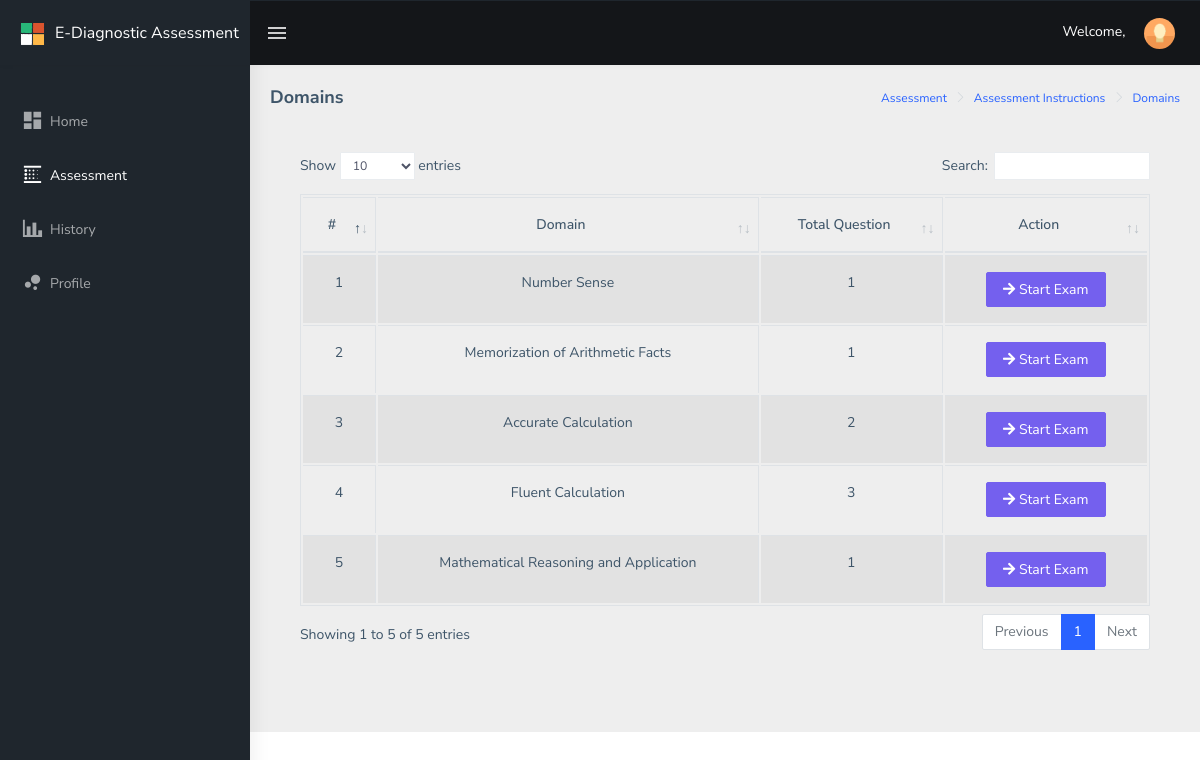
The page /public/main/student/assessment/domains/index.php on the database as committed earlier.
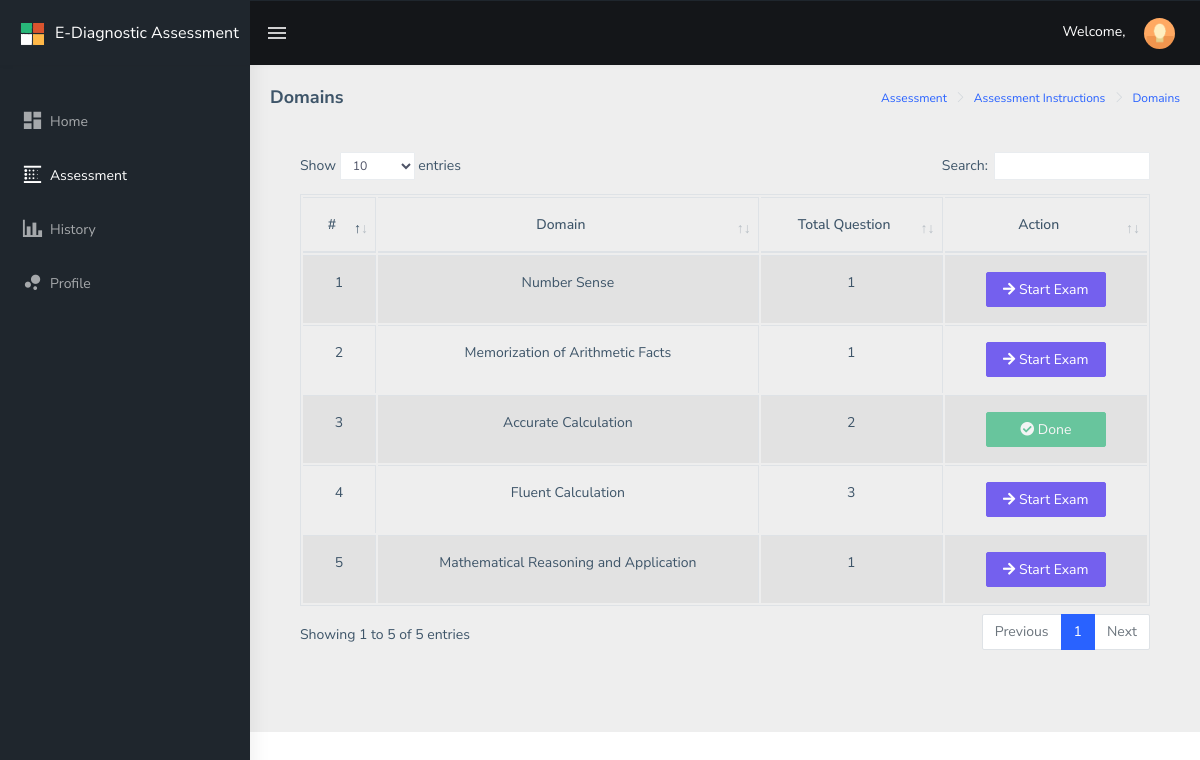
The same page on the database as committed later.
### tables this page shows
CREATE TABLE `drxassessment_assessment_domains` (
  `drxassessment_id` int(11) NOT NULL,
  `drxassessment_domain_name` text NOT NULL,
  `drxassessment_question_total` int(55) NOT NULL,
  `drxassessment_status` int(1) NOT NULL,
  `drxassessment_created_at` datetime NOT NULL DEFAULT CURRENT_TIMESTAMP
);

### public/main/student/assessment/domains/index.php (the view, shortened to what this page needs)
<?php
include("../../../../../config/common/asdasf9z09x0c90zx90123.php");
if (!empty($_SESSION['drxassessmentname'])) {
    $drxassessmentname = $_SESSION['drxassessmentname'];
} else {
    $drxassessmentname = "";
}
?>
<!DOCTYPE html>
<html dir="ltr" lang="en">
<head>
    <link href="../../../../assets/libs/flot/css/float-chart.css" rel="stylesheet">
    <link href="../../../../dist/css/style.min.css" rel="stylesheet">
    <link href="../../../../assets/libs/datatables.net-bs4/css/dataTables.bootstrap4.css" rel="stylesheet">
</head>
<body>
    <div id="main-wrapper">
        <header class="topbar" data-navbarbg="skin5">
            <nav class="navbar top-navbar navbar-expand-md navbar-dark">
                <div class="navbar-header" data-logobg="skin5">
                    <a class="navbar-brand" href="../../../../main/teacher">
                        <b class="logo-icon p-l-10">
                            <img src="../../../../assets/images/logo-icon.png" alt="homepage" class="light-logo" />
                        </b>
                        <span class="logo-text">
                             <span style="font-size: 16px;">E-Diagnostic Assessment</span>
                        </span>
                    </a>
                </div>
                <div class="navbar-collapse collapse" id="navbarSupportedContent" data-navbarbg="skin5">
                    <ul class="navbar-nav float-left mr-auto">
                        <li class="nav-item d-none d-md-block"><a class="nav-link sidebartoggler waves-effect waves-light" href="javascript:void(0)" data-sidebartype="mini-sidebar"><i class="mdi mdi-menu font-24"></i></a></li>
                    </ul>
                    <ul class="navbar-nav float-right">
                        <li class="nav-item dropdown">
                          <span style="color: #fff;">Welcome, <?php echo $drxassessmentname; ?></span>
                            <a class="nav-link dropdown-toggle text-muted waves-effect waves-dark pro-pic" href="" data-toggle="dropdown" aria-haspopup="true" aria-expanded="false"><img src="../../../../assets/images/users/1.jpg" alt="user" class="rounded-circle" width="31"></a>
                        </li>
                    </ul>
                </div>
            </nav>
        </header>
        <aside class="left-sidebar" data-sidebarbg="skin5">
            <div class="scroll-sidebar">
								<nav class="sidebar-nav">
                    <ul id="sidebarnav" class="p-t-30">
                        <li class="sidebar-item"> <a class="sidebar-link waves-effect waves-dark sidebar-link" href="../" aria-expanded="false"><i class="mdi mdi-view-dashboard"></i><span class="hide-menu">Home</span></a></li>
												<li class="active sidebar-item"> <a class="active sidebar-link waves-effect waves-dark sidebar-link" href="../assessment/" aria-expanded="false"><i class="mdi mdi-blur-linear"></i><span class="hide-menu">Assessment</span></a></li>
                        <li class="sidebar-item"> <a class="sidebar-link waves-effect waves-dark sidebar-link" href="#" aria-expanded="false"><i class="mdi mdi-chart-bar"></i><span class="hide-menu">History</span></a></li>
                        <li class="sidebar-item"> <a class="sidebar-link waves-effect waves-dark sidebar-link" href="#" aria-expanded="false"><i class="mdi mdi-chart-bubble"></i><span class="hide-menu">Profile</span></a></li>
                    </ul>
                </nav>
            </div>
        </aside>
        <div class="page-wrapper">
             <div class="page-breadcrumb">
                <div class="row">
                    <div class="col-12 d-flex no-block align-items-center">
                        <h4 class="page-title">Domains</h4>
                        <div class="ml-auto text-right">
                            <nav aria-label="breadcrumb">
                                <ol class="breadcrumb">
                                    <li class="breadcrumb-item active" aria-current="page"><a href="../../">Assessment</a></li>
                                    <li class="breadcrumb-item active" aria-current="page"><a href="../">Assessment Instructions</a></li>
                                     <li class="breadcrumb-item active" aria-current="page"><a href="../start/">Domains</a></li>
                                </ol>
                            </nav>
                        </div>
                    </div>
                </div>
            </div>
  <div class="container-fluid">
      <div class="card-body">
          <div class="table-responsive">
              <table id="zero_config" class="table table-striped table-bordered">
                  <thead>
                          <tr>
                              <th class="text-center">#</th>
                              <th class="text-center">Domain</th>
                              <th class="text-center">Total Question</th>
                              <th class="text-center">Action</th>
                          </tr>
                  </thead>
                  <tbody>
                       <?php
                           $result = $connection->prepare("SELECT * FROM drxassessment_assessment_domains");
                           $result->execute();
                           $drx_count = 0;
                           while ($row = $result->fetch(PDO::FETCH_ASSOC)) {
                                  $drx_count++;
                                  $drxassessment_domain_name = $row['drxassessment_domain_name'];
                                  $drxassessment_question_total = $row['drxassessment_question_total'];
                                  $drxassessment_status = $row['drxassessment_status'];
                       ?>
                            <tr>
                                <td class="text-center"><?php echo $drx_count; ?></td>
                                <td class="text-center"><?php echo $drxassessment_domain_name; ?></td>
                                <td class="text-center"><?php echo $drxassessment_question_total; ?></td>
                                <td class="text-center">
                                  <?php if ($drxassessment_status == 0) { ?>
                                     <a class="btn btn-primary btn-mg" style="width: 120px;"
                                        href="startexam/index.php?drxassessment_domain_name=<?php echo $drxassessment_domain_name; ?>"
                                      >
                                      <i class="fas fa-arrow-right"></i> Start Exam
                                     </a>
                                  <?php } else if ($drxassessment_status == 1) { ?>
                                     <button class="btn btn-success btn-mg" style="width: 120px;" disabled>
                                      <i class="fas fa-check-circle"></i> Done
                                     </button>
                                  <?php } ?>
                                </td>
                            </tr>
                       <?php } ?>
                  </tbody>
              </table>
      </div>
  </div>
</div>
</div>
</body>
</html>

Rows that differ between the two databases and show on the page:
changed drxassessment_assessment_domains "Accurate Calculation": drxassessment_status "Start Exam" → "Done"
